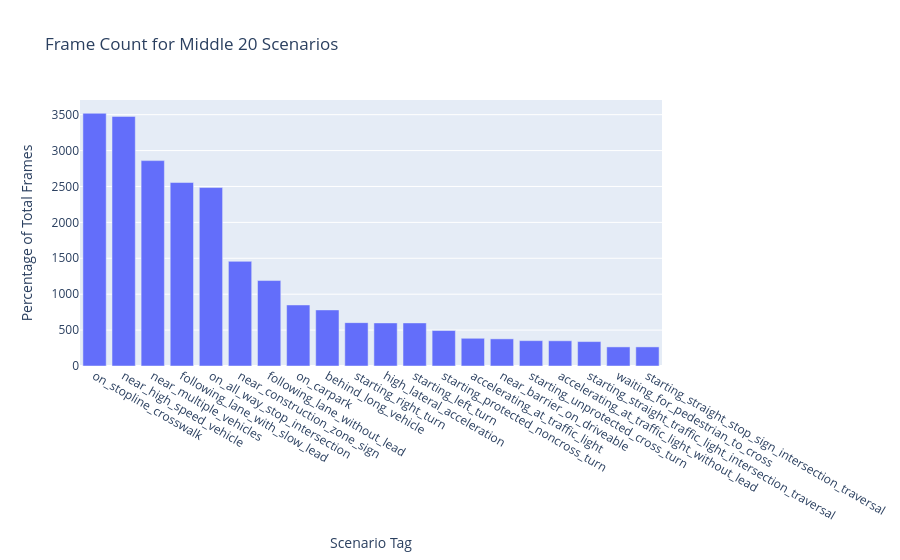

Here is the notebook cell this chart was saved with:
### Code cell
df_middle = df.iloc[20:40]
fig = go.Figure()
fig.add_trace(go.Bar(x=df_middle['scenario_tag'], y=df_middle['scenario_count'], name='Middle 20 Scenario Count'))
fig.update_layout(
    title='Frame Count for Middle 20 Scenarios', 
    xaxis_title='Scenario Tag', 
    yaxis_title='Percentage of Total Frames'
)
fig.show()

### Figure 1 — Plotly figure (JSON) as saved in the notebook; plotly's stock layout.template omitted (floating-point values rounded to 4 significant figures)
{"data": [{"name": "Middle 20 Scenario Count", "type": "bar", "x": ["on_stopline_crosswalk", "near_high_speed_vehicle", "near_multiple_vehicles", "following_lane_with_slow_lead", "on_all_way_stop_intersection", "near_construction_zone_sign", "following_lane_without_lead", "on_carpark", "behind_long_vehicle", "starting_right_turn", "high_lateral_acceleration", "starting_left_turn", "starting_protected_noncross_turn", "accelerating_at_traffic_light", "near_barrier_on_driveable", "starting_unprotected_cross_turn", "accelerating_at_traffic_light_without_lead", "starting_straight_traffic_light_intersection_traversal", "waiting_for_pedestrian_to_cross", "starting_straight_stop_sign_intersection_traversal"], "y": [3519, 3476, 2860, 2555, 2485, 1457, 1190, 850, 781, 604, 600, 600, 494, 386, 378, 353, 351, 340, 266, 266]}], "layout": {"title": {"text": "Frame Count for Middle 20 Scenarios"}, "xaxis": {"title": {"text": "Scenario Tag"}}, "yaxis": {"title": {"text": "Percentage of Total Frames"}}}}
